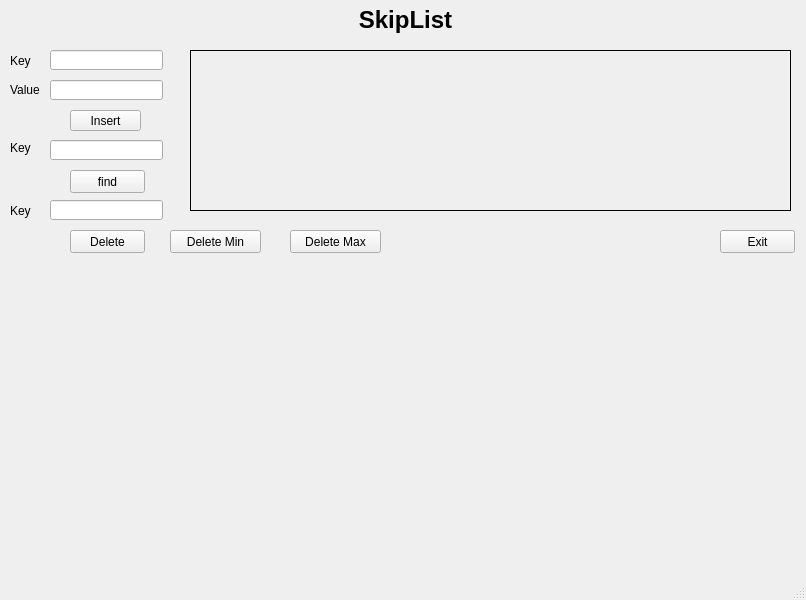
<?xml version="1.0" encoding="UTF-8"?>
<ui version="4.0">
 <class>MainWindow</class>
 <widget class="QMainWindow" name="MainWindow">
  <property name="geometry">
   <rect>
    <x>0</x>
    <y>0</y>
    <width>806</width>
    <height>600</height>
   </rect>
  </property>
  <property name="windowTitle">
   <string>MainWindow</string>
  </property>
  <property name="styleSheet">
   <string notr="true">font: 25 10pt &quot;微软雅黑 Light&quot;;
background-image: url(:/new/prefix1/123.jpg);
</string>
  </property>
  <widget class="QWidget" name="centralwidget">
   <widget class="QLabel" name="label">
    <property name="geometry">
     <rect>
      <x>10</x>
      <y>50</y>
      <width>31</width>
      <height>21</height>
     </rect>
    </property>
    <property name="styleSheet">
     <string notr="true"/>
    </property>
    <property name="text">
     <string>Key</string>
    </property>
   </widget>
   <widget class="QLabel" name="label_2">
    <property name="geometry">
     <rect>
      <x>10</x>
      <y>80</y>
      <width>51</width>
      <height>20</height>
     </rect>
    </property>
    <property name="text">
     <string>Value</string>
    </property>
   </widget>
   <widget class="QLineEdit" name="lineEdit">
    <property name="geometry">
     <rect>
      <x>50</x>
      <y>50</y>
      <width>113</width>
      <height>20</height>
     </rect>
    </property>
    <property name="styleSheet">
     <string notr="true"/>
    </property>
   </widget>
   <widget class="QLineEdit" name="lineEdit_2">
    <property name="geometry">
     <rect>
      <x>50</x>
      <y>80</y>
      <width>113</width>
      <height>20</height>
     </rect>
    </property>
   </widget>
   <widget class="QPushButton" name="pushButton">
    <property name="geometry">
     <rect>
      <x>70</x>
      <y>110</y>
      <width>71</width>
      <height>21</height>
     </rect>
    </property>
    <property name="styleSheet">
     <string notr="true">/* R3 */
QComboBox:editable,
QLineEdit,
QListView {
    color: rgb(127, 0, 63);
    background-color: rgb(255, 255, 241);
    selection-color: white;
    selection-background-color: rgb(191, 31, 127);
    border: 2px groove gray;
    border-radius: 10px;
    padding: 0px;
}
</string>
    </property>
    <property name="text">
     <string>Insert</string>
    </property>
   </widget>
   <widget class="QPushButton" name="pushButton_2">
    <property name="geometry">
     <rect>
      <x>720</x>
      <y>230</y>
      <width>75</width>
      <height>23</height>
     </rect>
    </property>
    <property name="text">
     <string>Exit</string>
    </property>
   </widget>
   <widget class="QLabel" name="label_3">
    <property name="geometry">
     <rect>
      <x>190</x>
      <y>50</y>
      <width>601</width>
      <height>161</height>
     </rect>
    </property>
    <property name="frameShape">
     <enum>QFrame::Box</enum>
    </property>
    <property name="text">
     <string/>
    </property>
   </widget>
   <widget class="QLabel" name="label_4">
    <property name="geometry">
     <rect>
      <x>10</x>
      <y>200</y>
      <width>54</width>
      <height>21</height>
     </rect>
    </property>
    <property name="text">
     <string>Key</string>
    </property>
   </widget>
   <widget class="QLineEdit" name="lineEdit_3">
    <property name="geometry">
     <rect>
      <x>50</x>
      <y>200</y>
      <width>113</width>
      <height>20</height>
     </rect>
    </property>
   </widget>
   <widget class="QPushButton" name="pushButton_3">
    <property name="geometry">
     <rect>
      <x>70</x>
      <y>230</y>
      <width>75</width>
      <height>23</height>
     </rect>
    </property>
    <property name="text">
     <string>Delete</string>
    </property>
   </widget>
   <widget class="QPushButton" name="pushButton_4">
    <property name="geometry">
     <rect>
      <x>170</x>
      <y>230</y>
      <width>91</width>
      <height>23</height>
     </rect>
    </property>
    <property name="text">
     <string>Delete Min</string>
    </property>
   </widget>
   <widget class="QPushButton" name="pushButton_5">
    <property name="geometry">
     <rect>
      <x>290</x>
      <y>230</y>
      <width>91</width>
      <height>23</height>
     </rect>
    </property>
    <property name="text">
     <string>Delete Max</string>
    </property>
   </widget>
   <widget class="QScrollArea" name="scrollArea">
    <property name="geometry">
     <rect>
      <x>30</x>
      <y>280</y>
      <width>741</width>
      <height>281</height>
     </rect>
    </property>
    <property name="styleSheet">
     <string notr="true"/>
    </property>
    <property name="frameShape">
     <enum>QFrame::NoFrame</enum>
    </property>
    <property name="widgetResizable">
     <bool>true</bool>
    </property>
    <widget class="QWidget" name="scrollAreaWidgetContents">
     <property name="geometry">
      <rect>
       <x>0</x>
       <y>0</y>
       <width>741</width>
       <height>281</height>
      </rect>
     </property>
     <layout class="QGridLayout" name="gridLayout">
      <item row="0" column="0">
       <widget class="QLabel" name="label_5">
        <property name="frameShape">
         <enum>QFrame::NoFrame</enum>
        </property>
        <property name="text">
         <string/>
        </property>
       </widget>
      </item>
     </layout>
    </widget>
   </widget>
   <widget class="QLabel" name="label_6">
    <property name="geometry">
     <rect>
      <x>0</x>
      <y>0</y>
      <width>811</width>
      <height>41</height>
     </rect>
    </property>
    <property name="lineWidth">
     <number>1</number>
    </property>
    <property name="text">
     <string>&lt;html&gt;&lt;head/&gt;&lt;body&gt;&lt;p align=&quot;center&quot;&gt;&lt;span style=&quot; font-size:18pt; font-weight:600;&quot;&gt;SkipList&lt;/span&gt;&lt;/p&gt;&lt;/body&gt;&lt;/html&gt;</string>
    </property>
    <property name="textFormat">
     <enum>Qt::AutoText</enum>
    </property>
    <property name="scaledContents">
     <bool>false</bool>
    </property>
   </widget>
   <widget class="QLabel" name="label_7">
    <property name="geometry">
     <rect>
      <x>10</x>
      <y>140</y>
      <width>54</width>
      <height>16</height>
     </rect>
    </property>
    <property name="text">
     <string>Key</string>
    </property>
   </widget>
   <widget class="QPushButton" name="pushButton_6">
    <property name="geometry">
     <rect>
      <x>70</x>
      <y>170</y>
      <width>75</width>
      <height>23</height>
     </rect>
    </property>
    <property name="text">
     <string>find</string>
    </property>
   </widget>
   <widget class="QLineEdit" name="lineEdit_4">
    <property name="geometry">
     <rect>
      <x>50</x>
      <y>140</y>
      <width>113</width>
      <height>20</height>
     </rect>
    </property>
   </widget>
  </widget>
  <widget class="QStatusBar" name="statusbar"/>
 </widget>
 <resources/>
 <connections/>
</ui>
